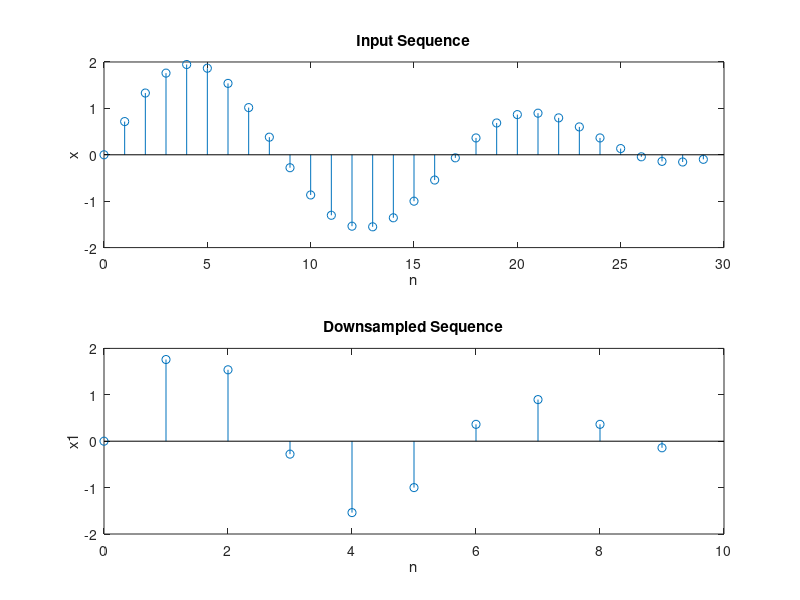

Source code (MATLAB):
clear all;
N=30;
n=0:1:N-1;
x=sin(2*pi*n/20)+sin(2*pi*n/15);
M=3;
x1=x(1:M:N);
n1=1:1:N/M;
subplot(2,1,1),stem(n,x)
xlabel('n');ylabel('x');
title("Input Sequence");
subplot(2,1,2),stem(n1-1,x1)
xlabel('n');ylabel('x1');
title("Downsampled Sequence");